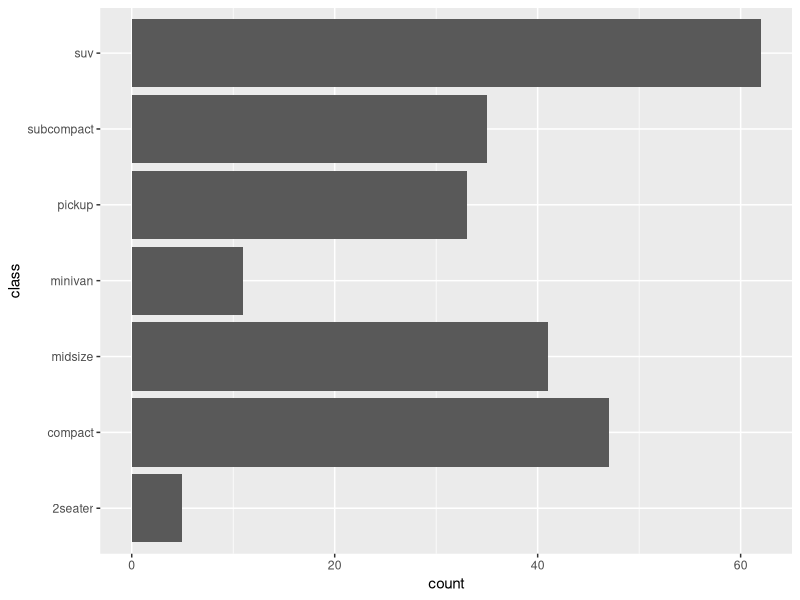
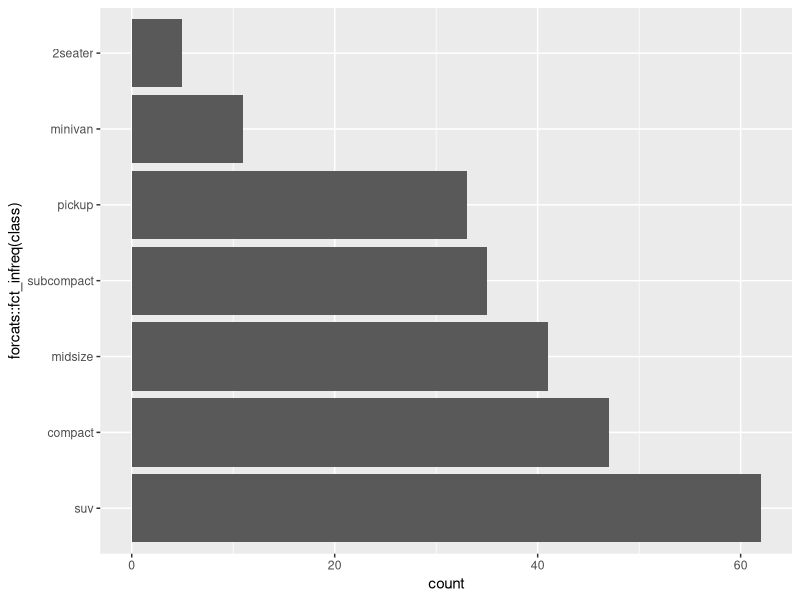
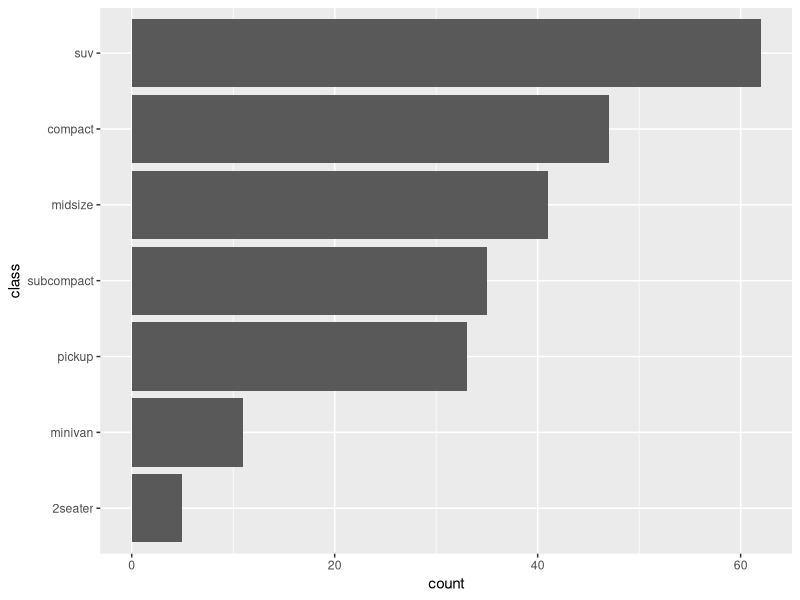
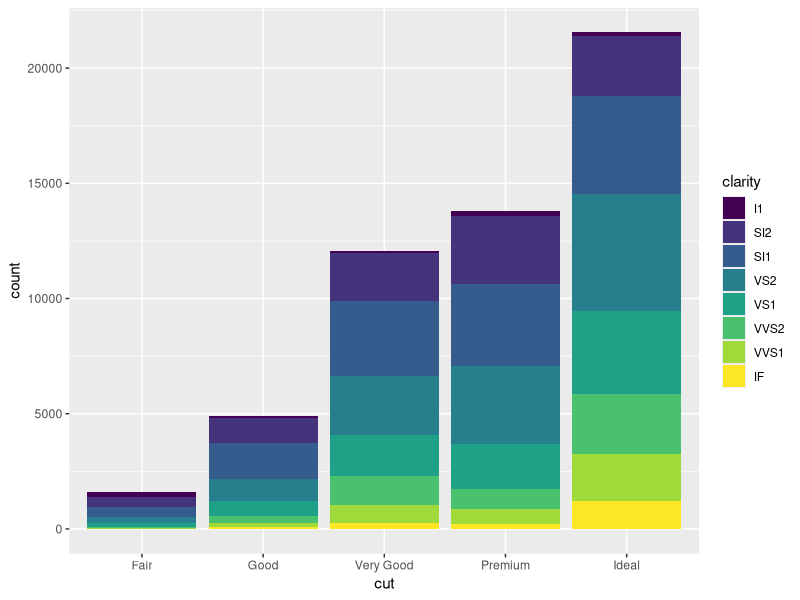
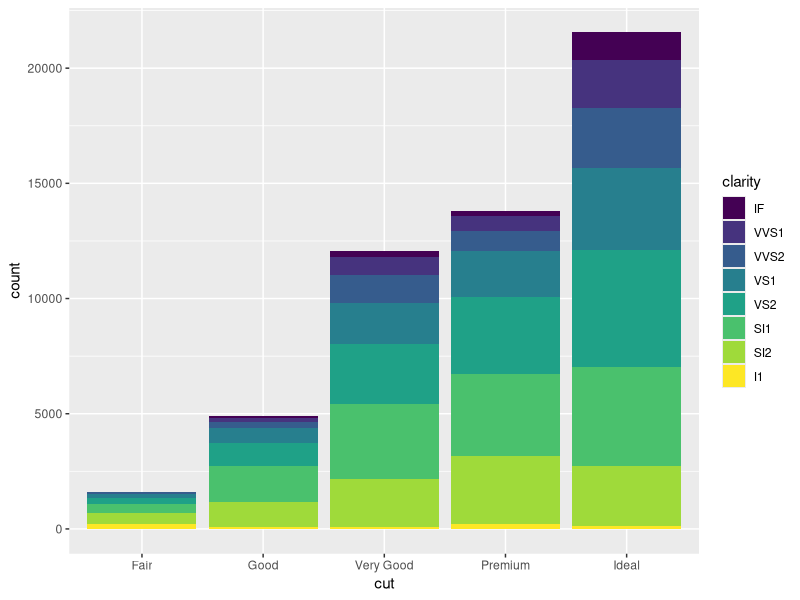
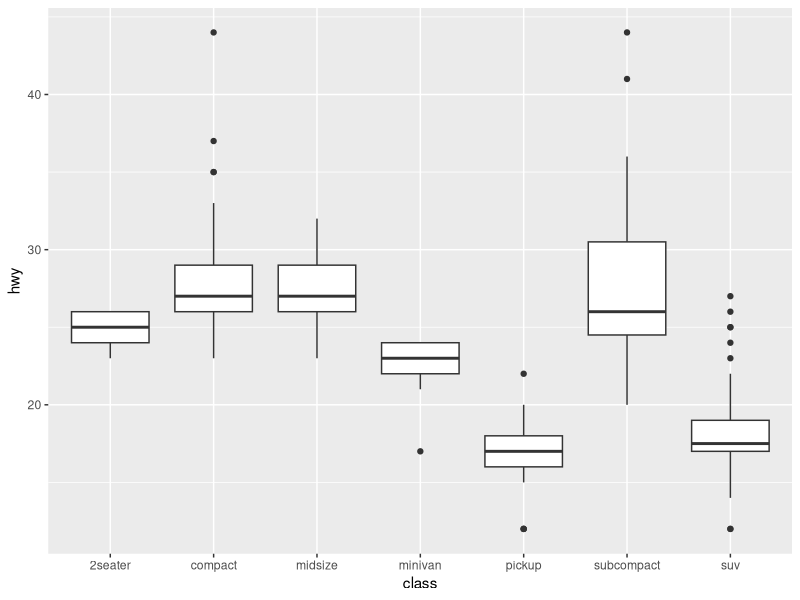
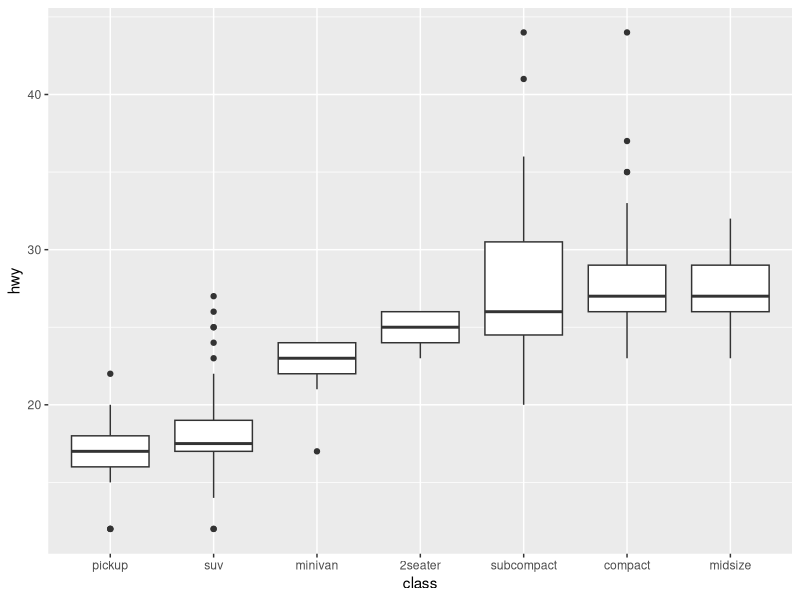
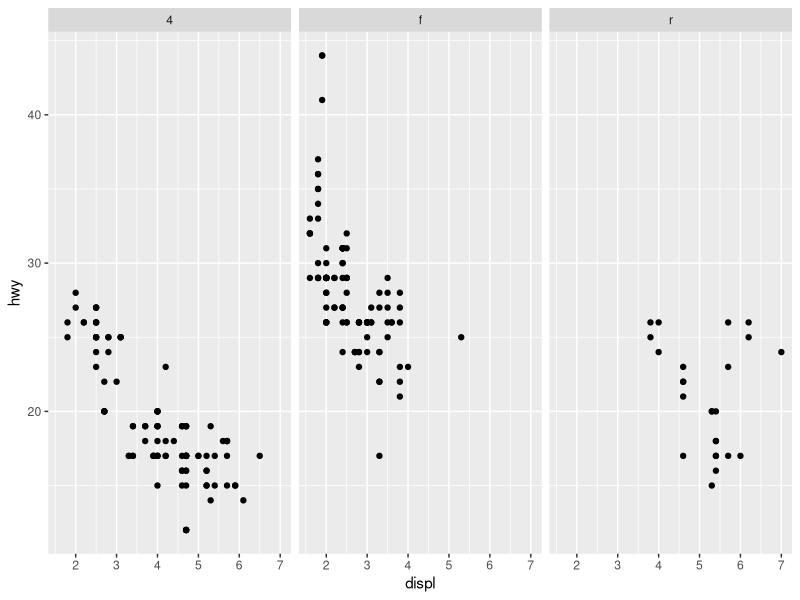

The R source for these figures, in order:
## ---- chunk 1
library(ggplot2)
library(dplyr)
library(tibble)

knitr::opts_chunk$set(
  fig.dpi = 300, 
  collapse = TRUE, 
  comment = "#>",
  fig.asp = 0.618,
  fig.width = 6,
  out.width = "80%"
  )
## ---- chunk 2
ggplot(mpg, aes(y = class)) +
  geom_bar()
## ---- chunk 3
ggplot(mpg, aes(y = forcats::fct_infreq(class))) +
  geom_bar()
## ---- chunk 4
ggplot(mpg, aes(y = forcats::fct_rev(forcats::fct_infreq(class)))) +
  geom_bar() +
  labs(y = "class")
## ---- chunk 5
ggplot(diamonds, aes(x = cut, fill = clarity)) +
  geom_bar()
## ---- chunk 6
ggplot(diamonds, aes(x = cut, fill = forcats::fct_rev(clarity))) +
  geom_bar() +
  labs(fill = "clarity")
## ---- chunk 7
ggplot(mpg, aes(x = class, y = hwy)) +
  geom_boxplot()
## ---- chunk 8
ggplot(mpg, aes(x = forcats::fct_reorder(class, hwy, .fun = median), y = hwy)) +
  geom_boxplot() +
  labs(x = "class")
## ---- chunk 9
ggplot(mpg, aes(x = displ, y = hwy)) +
  geom_point() +
  facet_wrap(~drv)
## ---- chunk 10
ggplot(mpg, aes(x = displ, y = hwy)) +
  geom_point() +
  facet_wrap(~forcats::fct_relevel(drv, "r", "f", "4"))
## ---- chunk 11
df <- tibble::tribble(
  ~id, ~x,   ~y, ~shape,            ~fill,
  1,   0.01, 0,  "circle filled",   "blue",
  2,   1,    0,  "square filled",   "red",
  3,   0.99, 0,  "asterisk",        "black",
  4,   0,    0,  "triangle filled", "yellow"
)
## ---- chunk 12
ggplot(df, aes(x = x, y = y, fill = fill, shape = shape)) +
  geom_point(size = 8) +
  scale_shape_identity() +
  scale_fill_identity()
## ---- chunk 13
df_arranged <- df %>% dplyr::arrange(x)

df_arranged %>%
  ggplot(aes(x = x, y = y, fill = fill, shape = shape)) +
  geom_point(size = 8) +
  scale_shape_identity() +
  scale_fill_identity()
## ---- chunk 14
ggplot(mapping = aes(x = x, y = y, fill = fill, shape = shape)) +
  geom_point(data = df %>% filter(shape != "asterisk"), size = 8) +
  geom_point(data = df %>% filter(shape == "asterisk"), size = 8) +
  scale_shape_identity() +
  scale_fill_identity()

ggplot(mapping = aes(x = x, y = y, fill = fill, shape = shape)) +
  geom_point(data = df_arranged %>% filter(shape != "asterisk"), size = 8) +
  geom_point(data = df_arranged %>% filter(shape == "asterisk"), size = 8) +
  scale_shape_identity() +
  scale_fill_identity()
